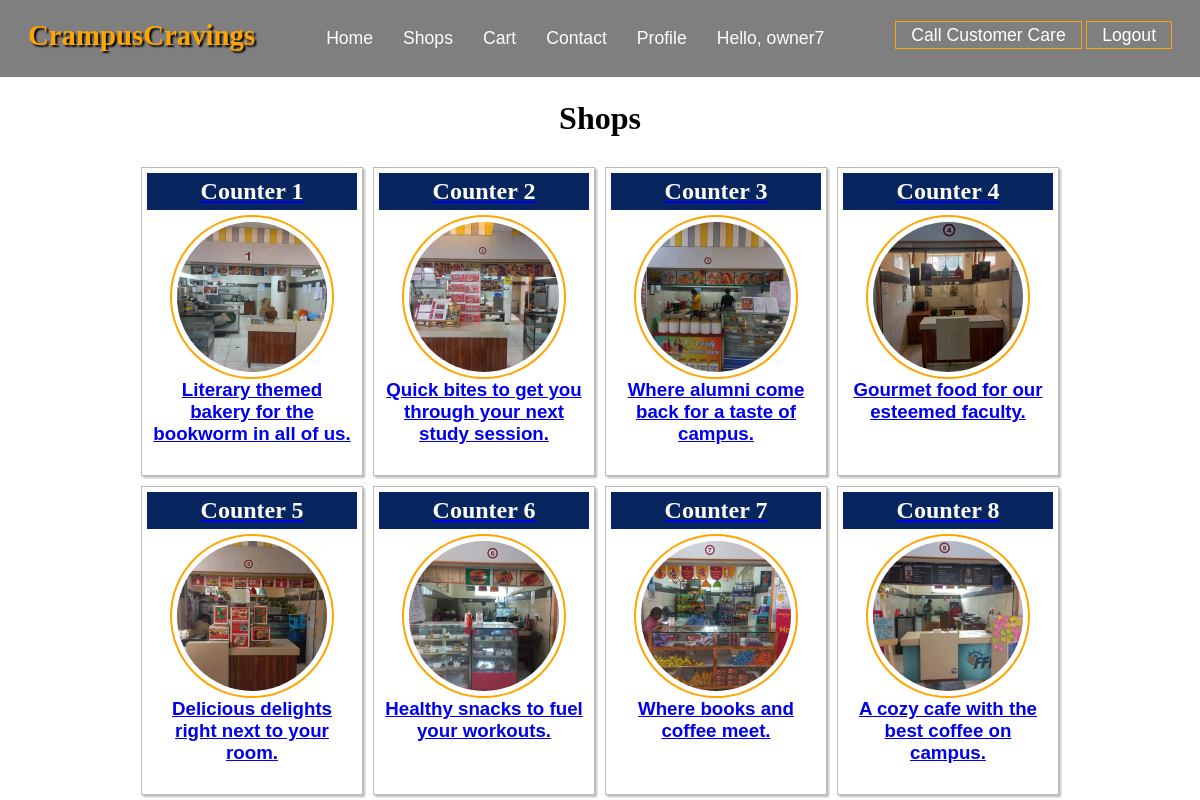
Screenshot of /shops/ (signed in) with the database file from the repository.
### core/models.py (models this page shows, shortened)
class Shop(models.Model):
    name = models.CharField(max_length=100)
    owner = models.ForeignKey(User, related_name='owned_shops', on_delete=models.CASCADE)
    location = models.CharField(max_length=100)
    description = models.TextField()
    image = models.URLField(null=True, blank=True)

### core/views.py (the view)
# urls.py: path('shops/', views.ShopListView.as_view(), name='shop_list'),
class ShopListView(ListView):
    model = Shop
    template_name = 'shops/list.html'
    context_object_name = 'shops'
    queryset = Shop.objects.all().order_by("-id")

### templates/shops/list.html (shortened to what this page needs)
{% load static %}
<!DOCTYPE html>
<html lang="en">
<head>
    <link rel="stylesheet" href="{% static 'css/shop.css' %}">
</head>
<body>
<div id="shop">
    {% include 'navbar.html' %}
    <h1 id="section" style="padding-top: 100px">Shops</h1>
    <div id="menu_row">
        {% for shop in shops %}
            <div id="menu_col">
                <a href="{% url 'core:shop_detail' shop.id %}">
                    <h2>{{ shop.name }}</h2>
                    <div class="box">
                        <div id="image">
                            <img src="{{ shop.image }}" alt="{{ shop.name }}" style="height: 100%; width: 100%">
                        </div>
                        <h3>{{ shop.description }}</h3>
                    </div>
                </a>
            </div>
        {% endfor %}
    </div>
</div>
</body>
</html>

### templates/navbar.html (shortened to what this page needs)
{% load static %}
<div id="header">
        <nav id="navbar">
            <h1>CrampusCravings</h1>
            <ul>
                <li><a href="{% url 'core:landing_page' %}">Home</a></li>
                <li><a href="{% url 'core:shop_list' %}">Shops</a></li>
                <li><a href="">Cart</a></li>
                <li><a href="">Contact</a></li>
                <li><a href="">Profile</a></li>
                {% if not user.is_authenticated %}
                    <li><a href="{% url 'core:login' %}">Login</a></li>
                {% else %}
                    <li><a>Hello, {{ user.username }}</a></li>
                {% endif %}
            </ul>
            <div id="phone">
                <a href="tel:+91-7814064545">Call Customer Care</a>
                <a href="{% url 'core:logout' %}">Logout</a>
            </div>
        </nav>
</div>

### static/css/shop.css (style rules this page uses)
#section { padding: 25px 0 25px 0; text-align: center; font-size: 2rem; font-family: verdana; }
#menu_row { display: flex; flex-wrap: wrap; justify-content: center; padding: 0 100px; }
#menu_col { box-shadow: 2px 2px 2px #bbb; border: 1px solid #bbb; background-color: #FFFFFF; margin: 5px; padding: 5px; }
#menu_col h2 { background-color: #07255F; color: #FFFFFF; text-align: center; padding: 5px; font-family: cursive; }
#image { width: 150px; height: 150px; border-radius: 50%; padding: 5px; border: 2px solid orange; }
#image img { width: 50%; height: 50%; border-radius: 50%; object-fit: cover; }
.box { display: flex; flex-direction: column; align-items: center; text-align: center; margin: 5px; width: 200px; height: 250px; }
* { margin: 0; padding: 0; }
html { font-size: 100%; scroll-behavior: smooth; }
body { font-family: 'Poppins', sans-serif; overflow-x: hidden; }
#header { position: fixed; top: 0; width: 100vw; height: 70px; line-height: 70px; z-index: 1000; }
#navbar { display: flex; justify-content: space-around; background: rgb(0, 0, 0, 0.5); }
#navbar h1 { color: orange; font-size: 1.8rem; text-shadow: 2px 2px 2px #000; font-family: cursive; }
#navbar ul { display: flex; }
#navbar ul li { list-style: none; padding: 3px 15px 3px 15px; }
#navbar ul li a { text-decoration: none; color: #FFFCFC; font-size: 1.1rem; }
#phone a { text-decoration: none; color: #FFFFFF; font-size: 1.1rem; padding: 3px 15px 3px 15px; border: 1px solid orange; }

### rows the page displays
Shop: name "Counter 1", image (picture), description "Literary themed bakery for the bookworm in all of us."
Shop: name "Counter 2", image (picture), description "Quick bites to get you through your next study session."
Shop: name "Counter 3", image (picture), description "Where alumni come back for a taste of campus."
Shop: name "Counter 4", image (picture), description "Gourmet food for our esteemed faculty."
Shop: name "Counter 5", image (picture), description "Delicious delights right next to your room."
Shop: name "Counter 6", image (picture), description "Healthy snacks to fuel your workouts."
Shop: name "Counter 7", image (picture), description "Where books and coffee meet."
Shop: name "Counter 8", image (picture), description "A cozy cafe with the best coffee on campus."

### other values shown
{{ user.username }} "owner7"
